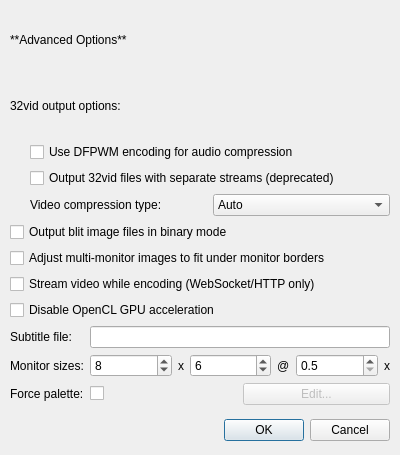
<?xml version="1.0" encoding="UTF-8"?>
<ui version="4.0">
 <class>AdvancedDialog</class>
 <widget class="QDialog" name="AdvancedDialog">
  <property name="windowModality">
   <enum>Qt::WindowModal</enum>
  </property>
  <property name="geometry">
   <rect>
    <x>0</x>
    <y>0</y>
    <width>400</width>
    <height>455</height>
   </rect>
  </property>
  <property name="sizePolicy">
   <sizepolicy hsizetype="Fixed" vsizetype="Fixed">
    <horstretch>0</horstretch>
    <verstretch>0</verstretch>
   </sizepolicy>
  </property>
  <property name="minimumSize">
   <size>
    <width>400</width>
    <height>455</height>
   </size>
  </property>
  <property name="maximumSize">
   <size>
    <width>400</width>
    <height>455</height>
   </size>
  </property>
  <property name="sizeIncrement">
   <size>
    <width>0</width>
    <height>0</height>
   </size>
  </property>
  <property name="windowTitle">
   <string>Advanced Options</string>
  </property>
  <property name="windowIcon">
   <iconset resource="resource.qrc">
    <normaloff>:/icon.png</normaloff>:/icon.png</iconset>
  </property>
  <property name="modal">
   <bool>true</bool>
  </property>
  <widget class="QWidget" name="verticalWidget" native="true">
   <property name="geometry">
    <rect>
     <x>0</x>
     <y>0</y>
     <width>400</width>
     <height>451</height>
    </rect>
   </property>
   <property name="sizePolicy">
    <sizepolicy hsizetype="Fixed" vsizetype="Expanding">
     <horstretch>0</horstretch>
     <verstretch>0</verstretch>
    </sizepolicy>
   </property>
   <property name="minimumSize">
    <size>
     <width>400</width>
     <height>451</height>
    </size>
   </property>
   <property name="maximumSize">
    <size>
     <width>400</width>
     <height>16777215</height>
    </size>
   </property>
   <layout class="QVBoxLayout" name="verticalLayout">
    <property name="sizeConstraint">
     <enum>QLayout::SetMinimumSize</enum>
    </property>
    <property name="leftMargin">
     <number>10</number>
    </property>
    <property name="topMargin">
     <number>10</number>
    </property>
    <property name="rightMargin">
     <number>10</number>
    </property>
    <property name="bottomMargin">
     <number>10</number>
    </property>
    <item>
     <widget class="QLabel" name="label">
      <property name="text">
       <string>**Advanced Options**</string>
      </property>
      <property name="textFormat">
       <enum>Qt::MarkdownText</enum>
      </property>
     </widget>
    </item>
    <item>
     <widget class="QLabel" name="label_7">
      <property name="text">
       <string>32vid output options:</string>
      </property>
     </widget>
    </item>
    <item>
     <layout class="QVBoxLayout" name="verticalLayout_2">
      <property name="leftMargin">
       <number>20</number>
      </property>
      <property name="bottomMargin">
       <number>0</number>
      </property>
      <item>
       <widget class="QCheckBox" name="dfpwm">
        <property name="enabled">
         <bool>true</bool>
        </property>
        <property name="toolTip">
         <string>Use DFPWM audio compression for smaller audio at the cost of quality.</string>
        </property>
        <property name="text">
         <string>Use DFPWM encoding for audio compression</string>
        </property>
        <property name="checkable">
         <bool>true</bool>
        </property>
       </widget>
      </item>
      <item>
       <widget class="QCheckBox" name="separateStreams">
        <property name="toolTip">
         <string>Outputs 32vid files using separate streams, instead of the new combined format. This option is for legacy purposes only.</string>
        </property>
        <property name="text">
         <string>Output 32vid files with separate streams (deprecated)</string>
        </property>
       </widget>
      </item>
      <item>
       <layout class="QHBoxLayout" name="horizontalLayout_2">
        <item>
         <widget class="QLabel" name="label_8">
          <property name="text">
           <string>Video compression type:</string>
          </property>
         </widget>
        </item>
        <item>
         <widget class="QComboBox" name="compressionType">
          <property name="toolTip">
           <string>Select the type of compression to apply to 32vid files. None and DEFLATE options are not recommended anymore.</string>
          </property>
          <item>
           <property name="text">
            <string extracomment="Determines the best compression type for the requested format.">Auto</string>
           </property>
          </item>
          <item>
           <property name="text">
            <string extracomment="Do not compress the video data.">None</string>
           </property>
          </item>
          <item>
           <property name="text">
            <string extracomment="Use the DEFLATE algorithm on uncompressed data. This is not well supported.">DEFLATE (deprecated)</string>
           </property>
          </item>
          <item>
           <property name="text">
            <string extracomment="Use custom Huffman compression. ANS is preferred in newer files.">Huffman (old)</string>
           </property>
          </item>
          <item>
           <property name="text">
            <string extracomment="Use ANS encoding, which is a faster variant of Huffman.">ANS (faster)</string>
           </property>
          </item>
         </widget>
        </item>
       </layout>
      </item>
     </layout>
    </item>
    <item>
     <widget class="QCheckBox" name="binary">
      <property name="toolTip">
       <string>Whether to output blit images using binary data, which requires a compliant reader to function properly.</string>
      </property>
      <property name="text">
       <string>Output blit image files in binary mode</string>
      </property>
     </widget>
    </item>
    <item>
     <widget class="QCheckBox" name="trimBorders">
      <property name="toolTip">
       <string>Selecting this option will adjust split images to compensate for space lost by monitor borders. This produces a more cohesive image across multiple monitors, but loses the data behind the borders.</string>
      </property>
      <property name="text">
       <string>Adjust multi-monitor images to fit under monitor borders</string>
      </property>
     </widget>
    </item>
    <item>
     <widget class="QCheckBox" name="streamed">
      <property name="toolTip">
       <string>Whether to encode data on-the-fly when serving WebSocket/HTTP servers. This requires a decent computer that can keep up with the video speed.</string>
      </property>
      <property name="text">
       <string>Stream video while encoding (WebSocket/HTTP only)</string>
      </property>
     </widget>
    </item>
    <item>
     <widget class="QCheckBox" name="disableOpenCL">
      <property name="toolTip">
       <string>Whether to disable GPU acceleration when converting. Only use this if the GPU is not working properly, or if your CPU is significantly stronger than your GPU.</string>
      </property>
      <property name="text">
       <string>Disable OpenCL GPU acceleration</string>
      </property>
     </widget>
    </item>
    <item>
     <layout class="QFormLayout" name="formLayout">
      <property name="bottomMargin">
       <number>0</number>
      </property>
      <item row="0" column="0">
       <widget class="QLabel" name="label_2">
        <property name="text">
         <string>Subtitle file:</string>
        </property>
       </widget>
      </item>
      <item row="0" column="1">
       <widget class="QLineEdit" name="subtitle">
        <property name="toolTip">
         <string>A path to an Advanced SubStation Alpha-format subtitle file to apply on top of the video output.</string>
        </property>
       </widget>
      </item>
      <item row="1" column="0">
       <widget class="QLabel" name="label_3">
        <property name="text">
         <string>Monitor sizes:</string>
        </property>
       </widget>
      </item>
      <item row="1" column="1">
       <layout class="QHBoxLayout" name="horizontalLayout">
        <item>
         <widget class="QSpinBox" name="monitorWidth">
          <property name="sizePolicy">
           <sizepolicy hsizetype="Minimum" vsizetype="Fixed">
            <horstretch>1</horstretch>
            <verstretch>0</verstretch>
           </sizepolicy>
          </property>
          <property name="toolTip">
           <string>The width of each monitor in the array, in blocks.</string>
          </property>
          <property name="minimum">
           <number>1</number>
          </property>
          <property name="maximum">
           <number>32</number>
          </property>
          <property name="value">
           <number>8</number>
          </property>
         </widget>
        </item>
        <item>
         <widget class="QLabel" name="label_4">
          <property name="text">
           <string>x</string>
          </property>
         </widget>
        </item>
        <item>
         <widget class="QSpinBox" name="monitorHeight">
          <property name="sizePolicy">
           <sizepolicy hsizetype="Minimum" vsizetype="Fixed">
            <horstretch>1</horstretch>
            <verstretch>0</verstretch>
           </sizepolicy>
          </property>
          <property name="toolTip">
           <string>The height of each monitor in the array, in blocks.</string>
          </property>
          <property name="minimum">
           <number>1</number>
          </property>
          <property name="maximum">
           <number>32</number>
          </property>
          <property name="value">
           <number>6</number>
          </property>
         </widget>
        </item>
        <item>
         <widget class="QLabel" name="label_5">
          <property name="text">
           <string>@</string>
          </property>
         </widget>
        </item>
        <item>
         <widget class="QDoubleSpinBox" name="monitorScale">
          <property name="sizePolicy">
           <sizepolicy hsizetype="Minimum" vsizetype="Fixed">
            <horstretch>1</horstretch>
            <verstretch>0</verstretch>
           </sizepolicy>
          </property>
          <property name="toolTip">
           <string>The scale of each monitor in the array. This can be between 0.5 and 5.0.</string>
          </property>
          <property name="decimals">
           <number>1</number>
          </property>
          <property name="minimum">
           <double>0.500000000000000</double>
          </property>
          <property name="maximum">
           <double>5.000000000000000</double>
          </property>
          <property name="singleStep">
           <double>0.500000000000000</double>
          </property>
         </widget>
        </item>
        <item>
         <widget class="QLabel" name="label_6">
          <property name="text">
           <string>x</string>
          </property>
         </widget>
        </item>
       </layout>
      </item>
      <item row="2" column="0">
       <widget class="QLabel" name="label_9">
        <property name="text">
         <string>Force palette:</string>
        </property>
       </widget>
      </item>
      <item row="2" column="1">
       <layout class="QHBoxLayout" name="horizontalLayout_3">
        <item>
         <widget class="QCheckBox" name="forcePalette">
          <property name="toolTip">
           <string>Whether to use a static palette for some or all colors. Press the Edit button to choose which colors to override.</string>
          </property>
          <property name="text">
           <string/>
          </property>
         </widget>
        </item>
        <item>
         <widget class="QPushButton" name="paletteEdit">
          <property name="enabled">
           <bool>false</bool>
          </property>
          <property name="toolTip">
           <string>Select what colors are overridden in the palette.</string>
          </property>
          <property name="text">
           <string>Edit...</string>
          </property>
         </widget>
        </item>
       </layout>
      </item>
     </layout>
    </item>
    <item>
     <spacer name="verticalSpacer">
      <property name="orientation">
       <enum>Qt::Vertical</enum>
      </property>
      <property name="sizeType">
       <enum>QSizePolicy::Minimum</enum>
      </property>
      <property name="sizeHint" stdset="0">
       <size>
        <width>20</width>
        <height>8</height>
       </size>
      </property>
     </spacer>
    </item>
    <item>
     <widget class="QDialogButtonBox" name="buttonBox">
      <property name="orientation">
       <enum>Qt::Horizontal</enum>
      </property>
      <property name="standardButtons">
       <set>QDialogButtonBox::Cancel|QDialogButtonBox::Ok</set>
      </property>
     </widget>
    </item>
   </layout>
  </widget>
 </widget>
 <resources>
  <include location="resource.qrc"/>
 </resources>
 <connections/>
</ui>
